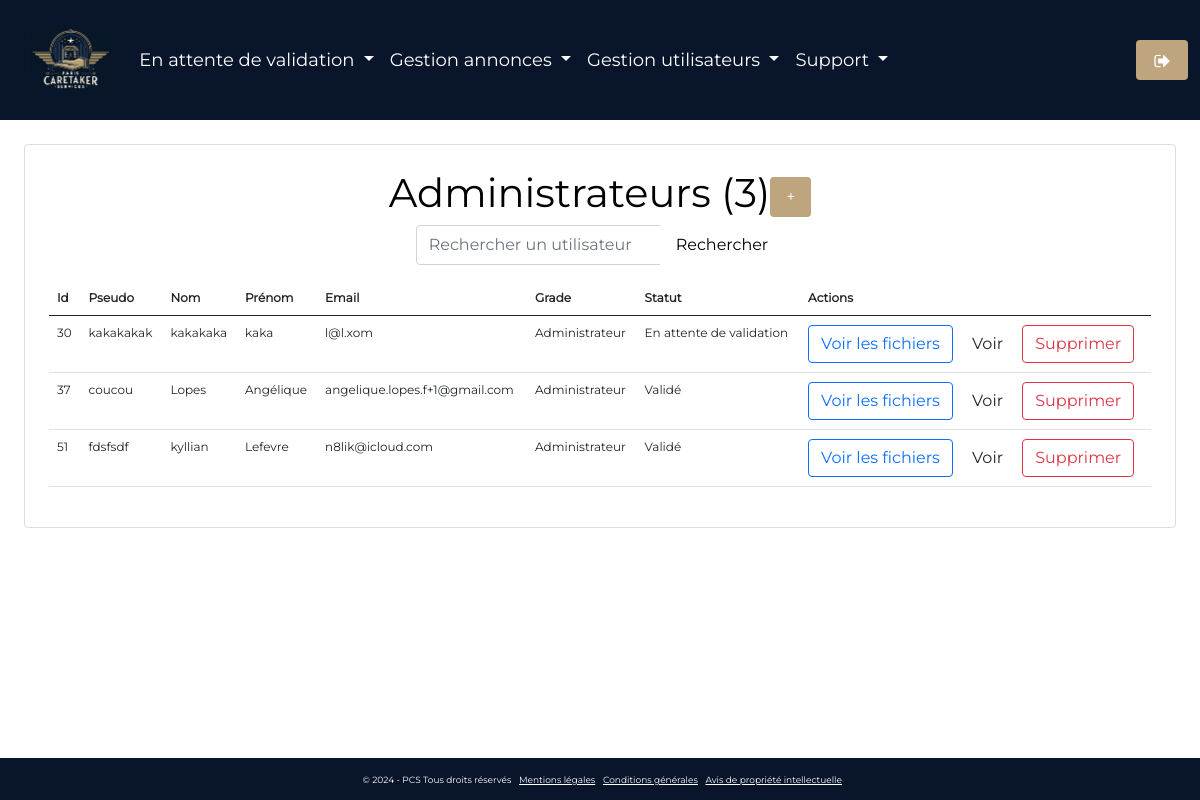
/admin/users?choice=admins (signed in), run on the app's committed database.
### tables this page shows
CREATE TABLE IF NOT EXISTS `user` (
  `id` int(11) NOT NULL AUTO_INCREMENT,
  `pseudo` varchar(25) NOT NULL,
  `firstname` varchar(30) NOT NULL,
  `lastname` varchar(30) NOT NULL,
  `email` varchar(255) NOT NULL,
  `phone_number` varchar(15) DEFAULT NULL,
  `extension` varchar(4) DEFAULT NULL,
  `password` varchar(256) NOT NULL,
  `country` varchar(2) DEFAULT NULL,
  `grade` int(11) NOT NULL,
  `address` varchar(255) DEFAULT NULL,
  `city` varchar(255) DEFAULT NULL,
  `postal_code` varchar(5) DEFAULT NULL,
  `creation_date` datetime NOT NULL DEFAULT curdate(),
  `update_date` datetime DEFAULT NULL,
  `is_deleted` tinyint(1) NOT NULL DEFAULT 0,
  `is_admin` tinyint(1) NOT NULL DEFAULT 0,
  `vip_status` tinyint(1) NOT NULL DEFAULT 0,
  `delete_date` datetime DEFAULT NULL,
  `vip_date` datetime DEFAULT NULL,
  `is_validated` tinyint(4) NOT NULL DEFAULT 0,
  `token` varchar(64) DEFAULT NULL,
  `admin_comments` text DEFAULT NULL,
  `pwd_token` varchar(64) DEFAULT NULL,
  `sub_id` varchar(255) DEFAULT NULL,
  `vip_type` int(11) DEFAULT NULL,
  `free_perf` int(11) NOT NULL DEFAULT 0,
  `free_perf_end_date` date DEFAULT NULL,
  PRIMARY KEY (`id`)
);

### html/admin/includes/fun_admin.php (called while the page is built, shortened)
<?php
function connectDB()
{
    try {
        $connection = new PDO("mysql:host=" . DB_HOST . ";dbname=" . DB_NAME . ";port=" . DB_PORT, DB_USER, DB_PWD);
        $connection->setAttribute(PDO::ATTR_ERRMODE, PDO::ERRMODE_EXCEPTION);
        return $connection;
    } catch (Exception $e) {
        echo "Erreur SQL " . $e->getMessage();
        exit;
    }
}
function nbUserByGrade($grade){
    $db = connectDB();
    $req = $db->prepare("SELECT COUNT(*) FROM user WHERE grade = ?");
    $req->execute([$grade]);
    $count = $req->fetchColumn();
    return $count;
}
function getUsersByGrade($grade){
    $db = connectDB();
    if ($grade == "users"){
        $req = $db->prepare("SELECT * FROM user WHERE grade = 1 OR grade = 2 OR grade = 3");
        $req->execute();
        return $req->fetchAll();
    } else {
        $req = $db->prepare("SELECT * FROM user WHERE grade = ?");
        $req->execute([$grade]);
        return $req->fetchAll();
    }
}
function getGrade($grade){
    switch ($grade){
        case 6:
            return "Administrateur";
    }
}
function getUserStatus($id){
    $db = connectDB();
    $req = $db->prepare("SELECT is_deleted FROM user WHERE id = ?");
    $req->execute([$id]);
    $is_deleted = $req->fetchColumn();
    $req = $db->prepare("SELECT is_validated FROM user WHERE id = ?");
    $req->execute([$id]);
    $is_validated = $req->fetchColumn();
    if ($is_validated == 1){
        return "Validé";
    }
    return "En attente de validation";
}
?>

### html/admin/users.php (the view, shortened to what this page needs)
<?php
require 'includes/admin_header.php';
require 'includes/fun_admin.php';
        ?>
        <?php
if (isset($_GET['choice'])) {
    $id = $_GET['choice'];
    switch ($id) {
            $users = getAllUsers(); ?>
            <?php
        case 'admins':
            $users = getUsersByGrade(6);
            ?>
            <div class="admin-content">
            <div class="d-flex justify-content-between align-items-center">
                <h1> Administrateurs (<?php echo nbUserByGrade(6);?>)</h1>
                <button type="button" class="btn btn-primary" data-bs-toggle="modal" data-bs-target="#modalAddAdmin">
                    +
                </button>
            </div>
            <?php
            break;
    }
    ?>
    <form method="get" action="">
        <div class="input-group mb-3">
            <input type="text" class="form-control" placeholder="Rechercher un utilisateur" name="search">
            <button class="btn btn-outline-secondary" type="submit">Rechercher</button>
        </div>
    </form>
        <?php
        if (empty($users)) {
            echo "Aucun utilisateur trouvé";
        } else {
    ?>
                <table class="table table-hover">
                    <thead>
                        <tr>
                            <th>Id</th>
                            <th>Pseudo</th>
                            <th>Nom</th>
                            <th>Prénom</th>
                            <th>Email</th>
                            <th>Grade</th>
                            <th>Statut</th>
                            <th>Actions</th>
                        </tr>
                    </thead>
                    <tbody>
                        <?php
                        foreach ($users as $user) {
                            ?>
                            <tr>
                                <td><?php echo $user['id']; ?></td>
                                <td><?php echo $user['pseudo']; ?></td>
                                <td><?php echo $user['lastname']; ?></td>
                                <td><?php echo $user['firstname']; ?></td>
                                <td><?php echo $user['email']; ?></td>
                                <td><?php echo getGrade($user['grade']); ?></td>
                                <td><?php echo getUserStatus($user['id']); ?></td>
                                <td>
                                    <button type="button" class="btn btn-outline-primary"data-bs-toggle="modal" data-bs-target="#modalFiles<?php echo $user['id']; ?>">Voir les fichiers</button>
                                    <button type="button" class="btn btn-outline-secondary" data-bs-toggle="modal" data-bs-target="#modal<?php echo $user['id']; ?>">
                                        Voir
                                    </button>
                                    <?php if (getUserStatus($user['id']) != "Supprimé") { ?>
                                        <button type="button" class="btn btn-outline-danger" data-bs-toggle="modal" data-bs-target="#modalDelete<?php echo $user['id']; ?>">
                                            Supprimer
                                        </button>
                                        <?php } ?>
                                </td>
                            </tr>
                            <?php
                        }
                        ?>
                    </tbody>
                </table>
            </div>
    <?php } ?>
<?php
}
include 'includes/admin_footer.php';
?>

### html/css/base.css (style rules this page uses)
html, body { height: 100%; margin: 0; padding: 0; }
body { font-family: 'Montserrat', sans-serif; color: var(--text-color); font-size: clamp(0.5rem, 1vw, 1rem); margin: 0; padding: 0; background-color:var(--background-color); display: flex; flex-direction: column; min-height: 100vh; margin: 0; }
.bg-light { background-color:var(--background-color) !important; }
.btn-primary { background-color: #BEA57D !important; border: none; color: white; padding: 0.5em 1em; font-family: 'Montserrat', sans-serif !important; }
.btn-outline-secondary { background-color: white !important; border: 1px solid var(--pcs-blue) !important; color: var(--pcs-blue) !important; padding: 0.5em 1em; font-family: 'Montserrat', sans-serif !important; }

### html/admin/includes/admin.css (style rules this page uses)
.admin-content { padding: 2%; background-color: #fff; border: 1px solid #ddd; margin:2%; border-radius: 4px; display: flex; flex-direction: column; align-items: center; justify-content: center; }
h1 { margin-bottom:2% !important; }

### data on the page
user: id "30", pseudo "kakakakak", lastname "kakakaka", firstname "kaka", email "l@l.xom", grade "Administrateur", id "En attente de validation"
user: id "37", pseudo "coucou", lastname "Lopes", firstname "Angélique", email "angelique.lopes.f+1@gmail.com", grade "Administrateur", getUserStatus($user['id']) "Validé"
user: id "51", pseudo "fdsfsdf", lastname "kyllian", firstname "Lefevre", email "n8lik@icloud.com", grade "Administrateur", getUserStatus($user['id']) "Validé"

### other printed values
nbUserByGrade(6) "3"
